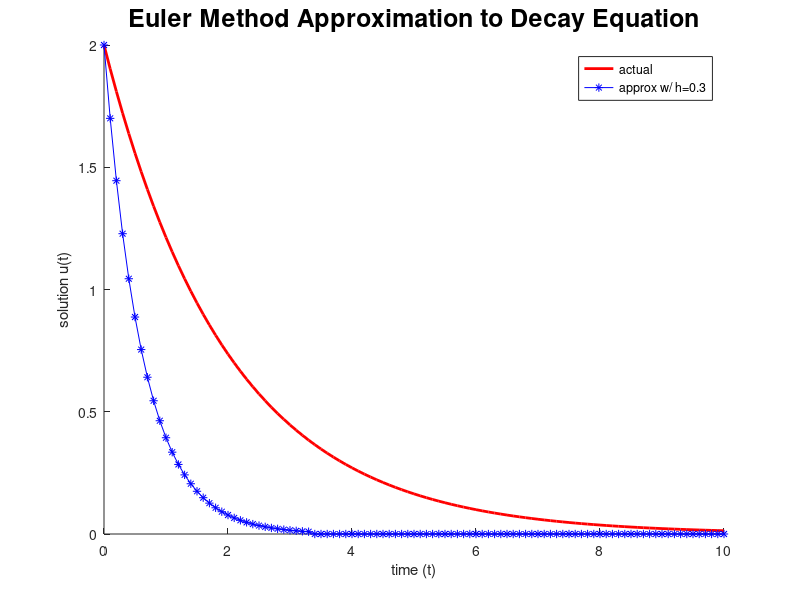
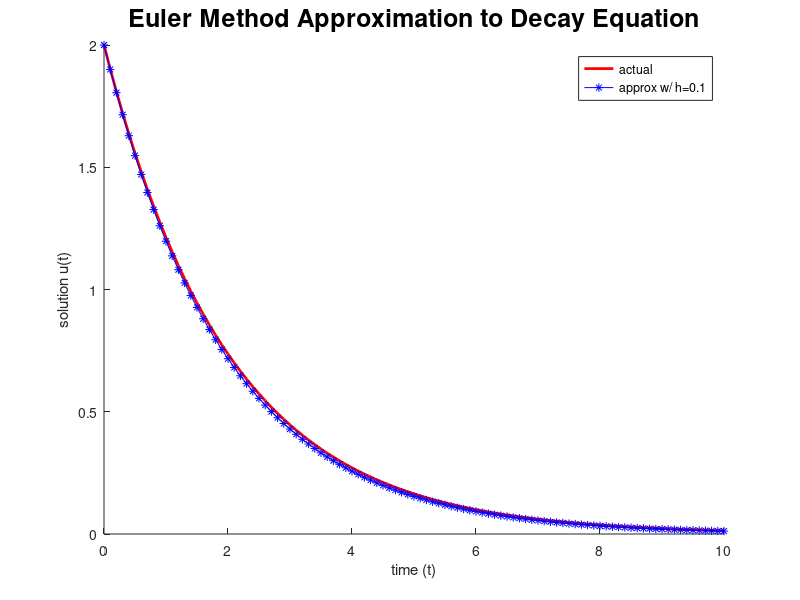

Recreate these plots in MATLAB, in order.
% solves the decay equation using 
% forward euler method

clear all;

t_interval = [0:0.1:10];
h1 = 0.3;
h2 = 0.1;
u0 = 2;
lambda = 0.5;
actual_sol = zeros(length(t_interval),1);
approx_sol1 = zeros(length(t_interval),1);
approx_sol2 = zeros(length(t_interval),1);


% calculate actual sol
for i=1:length(t_interval)
	t = t_interval(i);
	actual_sol(i) = u0*exp(-lambda*(t-t_interval(1)));
end

% calculate approx sol for h1
h = h1;
N = (t_interval(length(t_interval)) - t_interval(1))/h;
t_i(1) = t_interval(1);
approx_sol1(1) = u0;
for i=2:(N+1)
	t = t_interval(1) + h*(i-1)
	t_i(i) = t;
	approx_sol1(i) = (1-lambda*h)*approx_sol1(i-1);
end


% calculate approx sol for h2
h = h2;
N = (t_interval(length(t_interval)) - t_interval(1))/h;
t_i(1) = t_interval(1);
approx_sol2(1) = u0;
for i=2:(N+1)
	t = t_interval(1) + h*(i-1)
	t_i(i) = t;
	approx_sol2(i) = (1-lambda*h)*approx_sol2(i-1);
end


figure(1);
hold on;
plot(t_interval, actual_sol, 'r', 'LineWidth', 2);
plot(t_i, approx_sol1, 'b*-');
leg_str = ['approx w/ h=', num2str(h1)];
title_str = ['Euler Method Approximation to Decay Equation'];
tit_obj = title(title_str);
set(tit_obj,'FontSize',18);
legend('actual',leg_str);
xlabel('time (t)');
ylabel('solution u(t)');
hold off;

figure(2);
hold on;
plot(t_interval, actual_sol, 'r', 'LineWidth', 2);
plot(t_i, approx_sol2, 'b*-');
leg_str = ['approx w/ h=', num2str(h2)];
title_str = ['Euler Method Approximation to Decay Equation'];
tit_obj = title(title_str);
set(tit_obj,'FontSize',18);
legend('actual',leg_str);
xlabel('time (t)');
ylabel('solution u(t)');
hold off;

